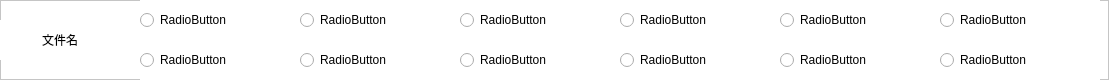
      <widget class="QFrame" name="layout_check_mode_file_name">
       <property name="minimumSize">
        <size>
         <width>0</width>
         <height>80</height>
        </size>
       </property>
       <property name="maximumSize">
        <size>
         <width>16777215</width>
         <height>80</height>
        </size>
       </property>
       <property name="styleSheet">
        <string notr="true">background-color: rgb(255, 255, 255);</string>
       </property>
       <property name="frameShape">
        <enum>QFrame::StyledPanel</enum>
       </property>
       <property name="frameShadow">
        <enum>QFrame::Raised</enum>
       </property>
       <widget class="QLabel" name="file_name_title_2">
        <property name="geometry">
         <rect>
          <x>0</x>
          <y>20</y>
          <width>120</width>
          <height>40</height>
         </rect>
        </property>
        <property name="minimumSize">
         <size>
          <width>120</width>
          <height>40</height>
         </size>
        </property>
        <property name="maximumSize">
         <size>
          <width>120</width>
          <height>40</height>
         </size>
        </property>
        <property name="styleSheet">
         <string notr="true">font: 10pt &quot;微软雅黑&quot;;
background-color: rgb(255, 255, 255);</string>
        </property>
        <property name="text">
         <string>文件名</string>
        </property>
        <property name="alignment">
         <set>Qt::AlignCenter</set>
        </property>
       </widget>
       <widget class="QRadioButton" name="file_name_radio_1">
        <property name="geometry">
         <rect>
          <x>140</x>
          <y>0</y>
          <width>160</width>
          <height>40</height>
         </rect>
        </property>
        <property name="styleSheet">
         <string notr="true">font: 10pt &quot;微软雅黑&quot;;</string>
        </property>
        <property name="text">
         <string>RadioButton</string>
        </property>
       </widget>
       <widget class="QRadioButton" name="file_name_radio_2">
        <property name="geometry">
         <rect>
          <x>140</x>
          <y>40</y>
          <width>160</width>
          <height>40</height>
         </rect>
        </property>
        <property name="styleSheet">
         <string notr="true">font: 10pt &quot;微软雅黑&quot;;</string>
        </property>
        <property name="text">
         <string>RadioButton</string>
        </property>
       </widget>
       <widget class="QRadioButton" name="file_name_radio_3">
        <property name="geometry">
         <rect>
          <x>300</x>
          <y>0</y>
          <width>160</width>
          <height>40</height>
         </rect>
        </property>
        <property name="styleSheet">
         <string notr="true">font: 10pt &quot;微软雅黑&quot;;</string>
        </property>
        <property name="text">
         <string>RadioButton</string>
        </property>
       </widget>
       <widget class="QRadioButton" name="file_name_radio_4">
        <property name="geometry">
         <rect>
          <x>300</x>
          <y>40</y>
          <width>160</width>
          <height>40</height>
         </rect>
        </property>
        <property name="styleSheet">
         <string notr="true">font: 10pt &quot;微软雅黑&quot;;</string>
        </property>
        <property name="text">
         <string>RadioButton</string>
        </property>
       </widget>
       <widget class="QRadioButton" name="file_name_radio_5">
        <property name="geometry">
         <rect>
          <x>460</x>
          <y>0</y>
          <width>160</width>
          <height>40</height>
         </rect>
        </property>
        <property name="styleSheet">
         <string notr="true">font: 10pt &quot;微软雅黑&quot;;</string>
        </property>
        <property name="text">
         <string>RadioButton</string>
        </property>
       </widget>
       <widget class="QRadioButton" name="file_name_radio_6">
        <property name="geometry">
         <rect>
          <x>460</x>
          <y>40</y>
          <width>160</width>
          <height>40</height>
         </rect>
        </property>
        <property name="styleSheet">
         <string notr="true">font: 10pt &quot;微软雅黑&quot;;</string>
        </property>
        <property name="text">
         <string>RadioButton</string>
        </property>
       </widget>
       <widget class="QRadioButton" name="file_name_radio_7">
        <property name="geometry">
         <rect>
          <x>620</x>
          <y>0</y>
          <width>160</width>
          <height>40</height>
         </rect>
        </property>
        <property name="styleSheet">
         <string notr="true">font: 10pt &quot;微软雅黑&quot;;</string>
        </property>
        <property name="text">
         <string>RadioButton</string>
        </property>
       </widget>
       <widget class="QRadioButton" name="file_name_radio_8">
        <property name="geometry">
         <rect>
          <x>620</x>
          <y>40</y>
          <width>160</width>
          <height>40</height>
         </rect>
        </property>
        <property name="styleSheet">
         <string notr="true">font: 10pt &quot;微软雅黑&quot;;</string>
        </property>
        <property name="text">
         <string>RadioButton</string>
        </property>
       </widget>
       <widget class="QRadioButton" name="file_name_radio_9">
        <property name="geometry">
         <rect>
          <x>780</x>
          <y>0</y>
          <width>160</width>
          <height>40</height>
         </rect>
        </property>
        <property name="styleSheet">
         <string notr="true">font: 10pt &quot;微软雅黑&quot;;</string>
        </property>
        <property name="text">
         <string>RadioButton</string>
        </property>
       </widget>
       <widget class="QRadioButton" name="file_name_radio_10">
        <property name="geometry">
         <rect>
          <x>780</x>
          <y>40</y>
          <width>160</width>
          <height>40</height>
         </rect>
        </property>
        <property name="styleSheet">
         <string notr="true">font: 10pt &quot;微软雅黑&quot;;</string>
        </property>
        <property name="text">
         <string>RadioButton</string>
        </property>
       </widget>
       <widget class="QRadioButton" name="file_name_radio_11">
        <property name="geometry">
         <rect>
          <x>940</x>
          <y>0</y>
          <width>160</width>
          <height>40</height>
         </rect>
        </property>
        <property name="styleSheet">
         <string notr="true">font: 10pt &quot;微软雅黑&quot;;</string>
        </property>
        <property name="text">
         <string>RadioButton</string>
        </property>
       </widget>
       <widget class="QRadioButton" name="file_name_radio_12">
        <property name="geometry">
         <rect>
          <x>940</x>
          <y>40</y>
          <width>160</width>
          <height>40</height>
         </rect>
        </property>
        <property name="styleSheet">
         <string notr="true">font: 10pt &quot;微软雅黑&quot;;</string>
        </property>
        <property name="text">
         <string>RadioButton</string>
        </property>
       </widget>
      </widget>
